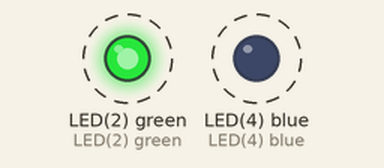
Bench run of a program on a simulated pyboard running MicroPython. On the bench: output pins drawn as LEDs (lit = HIGH). Dashed ring = blinking.

Above: at 0.07 s.
Timing chart, 0 to 3.0 s (numbered marks = the images above):
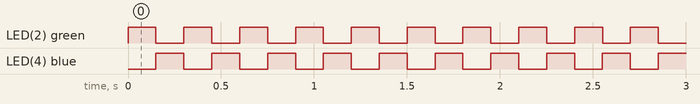

Measured:
- by itself, LED(2) green, LED(4) blue: alternates HIGH for 0.15 s and LOW for 0.15 s

The program:

main.py
```python
# (licence header left out)
import uasyncio as asyncio
import pyb

# Define LED color constants
LED_RED = 1
LED_GREEN = 2
LED_YELLOW = 3
LED_BLUE = 4


# Function that contains the task code for toggling the blue LED
async def task1():
    while True:
        pyb.LED(LED_BLUE).toggle()
        await asyncio.sleep_ms(150)


# Function that contains the task code for toggling the yellow LED
async def task2():
    while True:
        pyb.LED(LED_GREEN).toggle()
        await asyncio.sleep_ms(150)

# Setup the MCU and application code to starting conditions
# The blue LED will start on, the yellow LED will be off
pyb.LED(LED_BLUE).on()
pyb.LED(LED_GREEN).off()

loop = asyncio.get_event_loop()
loop.create_task(task1())
loop.create_task(task2())
loop.run_forever()
```
